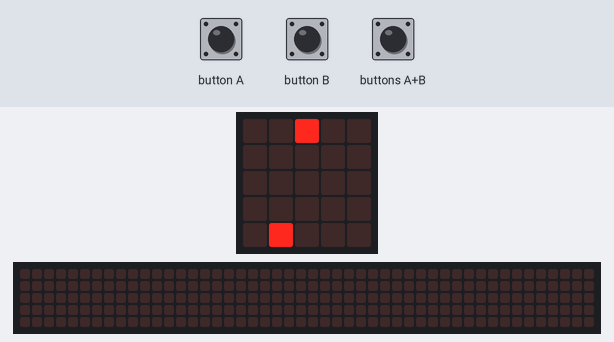
A program run on a simulated BBC micro:bit (MakeCode). On the bench: the board's 5×5 LED display, a strip that is not on the board, showing the scrolling text unrolled. Inputs (shaded band) come from the test bench. Random numbers come from a fixed seed; the 48×5 strip is a reading aid, not a part: it shows the text the display is scrolling, unrolled, one strip-width of it at a time.

Above: at 3.9 s.
4.0 s: buttons A+B pressed for 0.15 s
At 4.37 s:
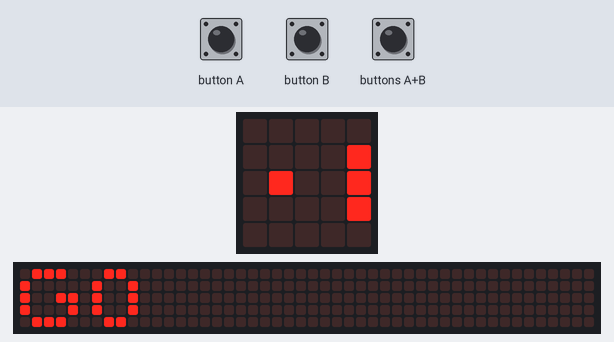
4.7 s: button A pressed for 0.15 s
5.4 s: button B pressed for 0.15 s
6.1 s: buttons A+B pressed for 1 s
At 7.18 s:
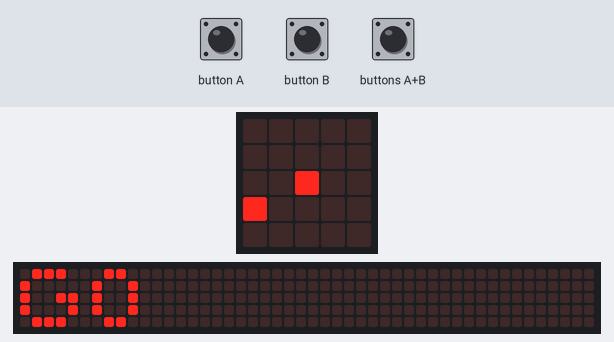
7.7 s: button A pressed for 0.15 s
8.4 s: button B pressed for 0.15 s
At 10.01 s:
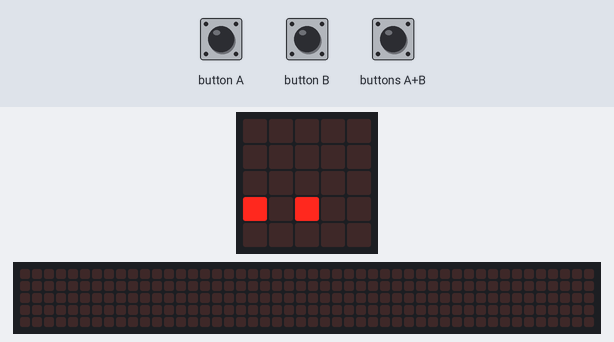
At 10.43 s:
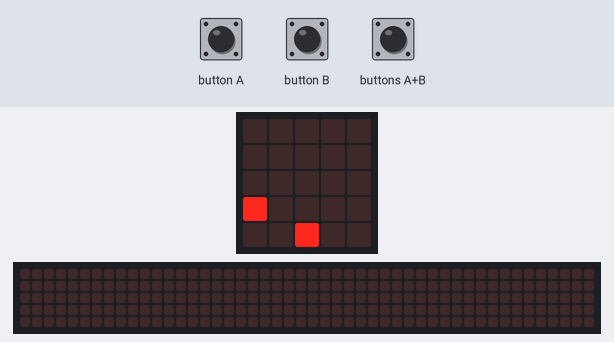
Timing chart, 0 to 11.9 s (numbered marks = the images above; inputs shaded):
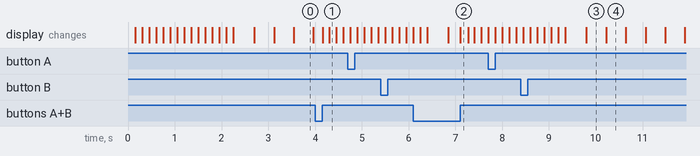

Measured:
- what the display in image 0 shows lasts 0.5 s, from 3.5 s to 4.0 s

The program:

main.ts
```typescript
function reiniciarJOGO () {
    basic.clearScreen()
    for (let item of cobrinha) {
        item.delete()
    }
    cobrinha = []
    cobra_x = 2
    cobra_y = 2
    // Começa indo para baixo
    direcao_x = 0
    direcao_y = 1
    cobrinha.push(game.createSprite(cobra_x, cobra_y))
    if (comida) {
        comida.delete()
    }
    comida = game.createSprite(randint(0, 4), randint(0, 4))
    basic.showString("GO")
}
// Botão A: vira para a Esquerda
input.onButtonPressed(Button.A, function () {
    if (direcao_x == 0) {
        // Se estava indo para cima ou para baixo, vira para a esquerda
        direcao_x = -1
        direcao_y = 0
    } else {
        // Se estava indo para os lados, vira para cima
        direcao_x = 0
        direcao_y = -1
    }
})
// Botão A + B: Reinicia o jogo caso tenha morrido ou queira recomeçar
input.onButtonPressed(Button.AB, function () {
    reiniciarJOGO()
})
// Botão B: vira para a Direita (ou para baixo alternando)
input.onButtonPressed(Button.B, function () {
    if (direcao_x == 0) {
        // Se estava indo para cima ou para baixo, vira para a direita
        direcao_x = 1
        direcao_y = 0
    } else {
        // Se estava indo para os lados, vira para baixo
        direcao_x = 0
        direcao_y = 1
    }
})
let removido: game.LedSprite = null
let novaCabeca: game.LedSprite = null
let comida: game.LedSprite = null
let direcao_x = 0
let cobrinha: game.LedSprite[] = []
let direcao_y = 0
let cobra_y = 0
let cobra_x = 0
cobra_x = 2
cobra_y = 2
direcao_y = 1
// Inicialização
reiniciarJOGO()
// Loop principal do jogo
basic.forever(function () {
    // Atualiza a posição da cabeça com base na direção atual
    cobra_x += direcao_x
    cobra_y += direcao_y
    // Faz a cobra atravessar as bordas da tela (opcional)
    if (cobra_x > 4) {
        cobra_x = 0
    }
    if (cobra_x < 0) {
        cobra_x = 4
    }
    if (cobra_y > 4) {
        cobra_y = 0
    }
    if (cobra_y < 0) {
        cobra_y = 4
    }
    // Adiciona a nova cabeça
    novaCabeca = game.createSprite(cobra_x, cobra_y)
    // Verifica se bateu no próprio corpo
    for (let i = 0; i <= cobrinha.length - 1; i++) {
        if (novaCabeca.isTouching(cobrinha[i])) {
            game.gameOver()
        }
    }
    cobrinha.unshift(novaCabeca)
    // Verifica se comeu a comida
    if (novaCabeca.isTouching(comida)) {
        comida.delete()
        comida = game.createSprite(randint(0, 4), randint(0, 4))
        game.addScore(1)
    } else {
        // Remove a cauda se não comeu, mantendo o tamanho
        removido = cobrinha.pop()
        removido.delete()
    }
    basic.pause(400)
})
```

test.ts
```typescript
// testes vão aqui; isto não será compilado quando este pacote for usado como uma extensão.
```
